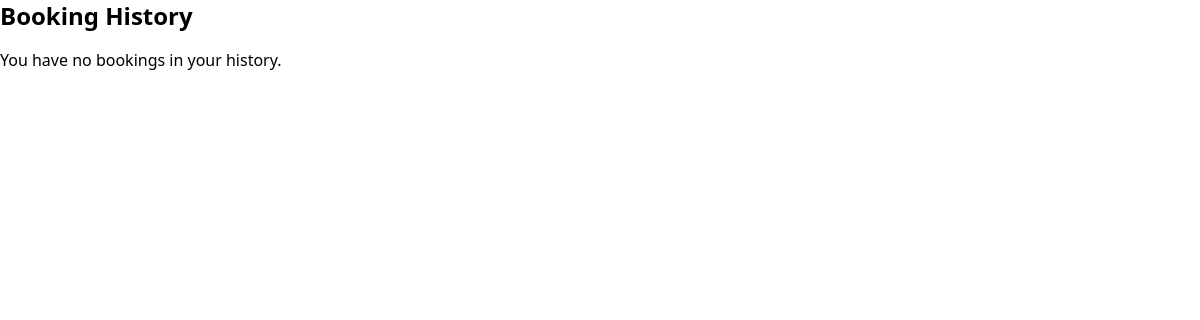
The page /booking-history/ (signed in) on the database as committed earlier.
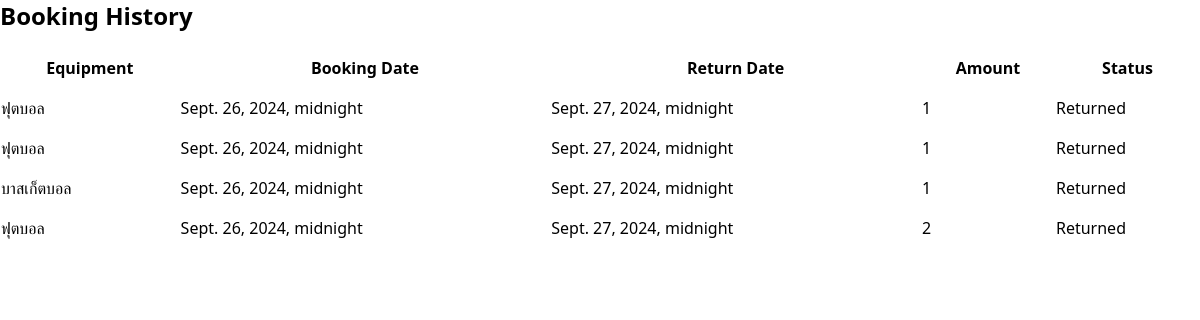
The same page on the database as committed later.
### base/models.py (models this page shows, shortened)
class Booking(models.Model):
    user = models.ForeignKey(CustomUser , on_delete=models.CASCADE)
    equipment = models.ForeignKey(Equipment , on_delete=models.CASCADE)
    amount = models.PositiveIntegerField()
    status = models.CharField(max_length=20,
                              choices=[
                                  ('Pending', 'Pending'),
                                  ('Approved', 'Approved'),
                                  ('Denied', 'Denied')
                                  ])
    approved_by = models.ForeignKey('Staff',on_delete=models.SET_NULL , null = True , blank = True)
    booking_date = models.DateTimeField()
    return_date = models.DateTimeField()

class Equipment(models.Model):
    name = models.CharField(max_length = 100)
    type = models.CharField(max_length = 50)
    available_amount = models.PositiveIntegerField()
    created_at = models.DateTimeField(auto_now_add= True)
    picture = models.ImageField(upload_to='equipment_pictures/', default='default.jpg')

### renting/views.py (the view)
# urls.py: path('booking-history/', BookingHistoryView.as_view(), name='booking_history'),
class BookingHistoryView(ListView):
    model = Booking
    template_name = 'renting/booking_history.html'
    context_object_name = 'bookings'
    paginate_by = 10  # Optional: paginate the list if there are many bookings
    def get_queryset(self):
        return Booking.objects.filter(user=self.request.user).order_by('-booking_date')

### renting/templates/renting/booking_history.html (shortened to what this page needs)
{% extends "base.html" %}
{% block main %}
<h1 class="text-2xl font-bold mb-4">Booking History</h1>
{% if bookings %}
    <table class="min-w-full bg-white">
        <thead>
            <tr>
                <th class="py-2">Equipment</th>
                <th class="py-2">Booking Date</th>
                <th class="py-2">Return Date</th>
                <th class="py-2">Amount</th>
                <th class="py-2">Status</th>
            </tr>
        </thead>
        <tbody>
            {% for booking in bookings %}
            <tr>
                <td class="py-2">{{ booking.equipment.name }}</td>
                <td class="py-2">{{ booking.booking_date }}</td>
                <td class="py-2">{{ booking.return_date }}</td>
                <td class="py-2">{{ booking.amount }}</td>
                <td class="py-2">
                    {% if booking.return_date %}
                    Returned
                    {% else %}
                    Ongoing
                    {% endif %}
                </td>
            </tr>
            {% endfor %}
        </tbody>
    </table>
{% else %}
    <p>You have no bookings in your history.</p>
{% endif %}
{% endblock %}

Rows that differ between the two databases and show on the page:
added Booking: equipment.name "ฟุตบอล", booking_date "Sept. 26, 2024, midnight", return_date "Sept. 27, 2024, midnight", amount "1", shows "Returned"
added Booking: equipment.name "ฟุตบอล", booking_date "Sept. 26, 2024, midnight", return_date "Sept. 27, 2024, midnight", amount "1", shows "Returned"
added Booking: equipment.name "บาสเก็ตบอล", booking_date "Sept. 26, 2024, midnight", return_date "Sept. 27, 2024, midnight", amount "1", shows "Returned"
added Booking: equipment.name "ฟุตบอล", booking_date "Sept. 26, 2024, midnight", return_date "Sept. 27, 2024, midnight", amount "2", shows "Returned"
Other text that changed with them:
text no longer shown: "You have no bookings in your history."
text now shown: "Equipment Booking Date Return Date Amount Status"
